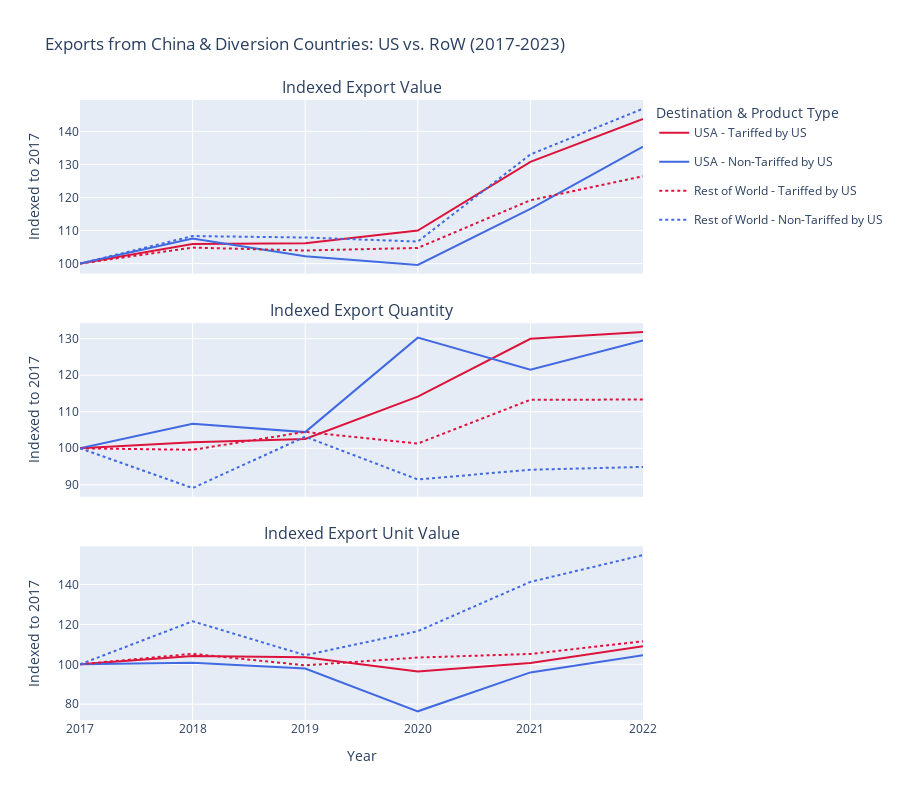

The code cell stored with this chart in its notebook:
### Markdown cell above
## Chinese+RelevantCountries Exports, US vs RoW

Adding a basket of countries which we might imagine diversion to go through: 

- China
- Vietnam
- Mexico
- Taiwan
- South Korea
- Malaysia
- Thailand
- Cambodia

### Code cell
EXPORTER_GROUP_CODES = [
    "156",  # China
    "704",  # Vietnam
    "484",  # Mexico
    "158",  # Taiwan
    "410",  # South Korea
    "458",  # Malaysia
    "764",  # Thailand
    "116",  # Cambodia   
]
USA_CODE = "840"

# Prepare data: filter for the exporter group and classify destinations/products
exporter_group_lf = unified_lf.filter(
    (pl.col("reporter_country").is_in(EXPORTER_GROUP_CODES)) &
    (pl.col("year").is_in([str(y) for y in range(2017, 2023)]))
).with_columns(
    tariff_status=pl.when(pl.col("product_code").is_in(tariffed_products))
                   .then(pl.lit("Tariffed by US"))
                   .otherwise(pl.lit("Non-Tariffed by US")),
    destination=pl.when(pl.col("partner_country") == USA_CODE)
                 .then(pl.lit("USA"))
                 .otherwise(pl.lit("Rest of World"))
)

# Group by destination, tariff status, and year, and aggregate all required metrics
aggregated_df = exporter_group_lf.group_by(
    ['destination', 'tariff_status', 'year']
).agg(
    pl.sum("value").alias("value"),
    pl.sum("quantity").alias("quantity")
).sort('year').with_columns(
    # Calculate unit value, handling potential division by zero
    unit_value=(pl.col("value") / pl.col("quantity")).fill_null(0).fill_nan(0)
)

# Calculate indexed values for each metric
indexed_df = aggregated_df.with_columns(
    value_indexed=pl.col("value") / pl.col("value").filter(pl.col("year") == "2017").first().over(['destination', 'tariff_status']) * 100,
    quantity_indexed=pl.col("quantity") / pl.col("quantity").filter(pl.col("year") == "2017").first().over(['destination', 'tariff_status']) * 100,
    unit_value_indexed=pl.col("unit_value") / pl.col("unit_value").filter(pl.col("year") == "2017").first().over(['destination', 'tariff_status']) * 100,
).collect()

# Create a figure with 3 vertically stacked subplots
fig = make_subplots(
    rows=3, cols=1,
    shared_xaxes=True,
    vertical_spacing=0.08,
    subplot_titles=("Indexed Export Value", "Indexed Export Quantity", "Indexed Export Unit Value")
)

# Define plot styles for each category
styles = {
    ('USA', 'Tariffed by US'): {'color': 'crimson', 'dash': 'solid'},
    ('USA', 'Non-Tariffed by US'): {'color': 'royalblue', 'dash': 'solid'},
    ('Rest of World', 'Tariffed by US'): {'color': 'crimson', 'dash': 'dot'},
    ('Rest of World', 'Non-Tariffed by US'): {'color': 'royalblue', 'dash': 'dot'},
}

# Iterate through each data category to add traces to the subplots
for (destination, status), style in styles.items():
    plot_data = indexed_df.filter(
        (pl.col("destination") == destination) & (pl.col("tariff_status") == status)
    )
    if plot_data.is_empty():
        continue
    
    legend_name = f"{destination} - {status}"
    
    # Add traces for each metric to its respective subplot
    fig.add_trace(go.Scatter(
        x=plot_data["year"], y=plot_data["value_indexed"],
        name=legend_name, legendgroup=legend_name,
        mode='lines', line=style
    ), row=1, col=1)

    fig.add_trace(go.Scatter(
        x=plot_data["year"], y=plot_data["quantity_indexed"],
        name=legend_name, legendgroup=legend_name, showlegend=False,
        mode='lines', line=style
    ), row=2, col=1)
    
    fig.add_trace(go.Scatter(
        x=plot_data["year"], y=plot_data["unit_value_indexed"],
        name=legend_name, legendgroup=legend_name, showlegend=False,
        mode='lines', line=style
    ), row=3, col=1)

# Update layout for a clean, readable chart
fig.update_layout(
    height=800,
    title_text='Exports from China & Diversion Countries: US vs. RoW (2017-2023)',
    legend_title_text='Destination & Product Type',
    hovermode='x unified'
)
fig.update_yaxes(title_text="Indexed to 2017", row=1, col=1)
fig.update_yaxes(title_text="Indexed to 2017", row=2, col=1)
fig.update_yaxes(title_text="Indexed to 2017", row=3, col=1)
fig.update_xaxes(title_text="Year", row=3, col=1)

fig.show()

### Figure 1 — Plotly figure (JSON) as saved in the notebook; plotly's stock layout.template omitted (floating-point values rounded to 4 significant figures)
{"data": [{"legendgroup": "USA - Tariffed by US", "line": {"color": "crimson", "dash": "solid"}, "mode": "lines", "name": "USA - Tariffed by US", "type": "scatter", "x": ["2017", "2018", "2019", "2020", "2021", "2022"], "xaxis": "x", "y": [100.0, 105.9, 106.2, 110.0, 130.8, 143.8], "yaxis": "y"}, {"legendgroup": "USA - Tariffed by US", "line": {"color": "crimson", "dash": "solid"}, "mode": "lines", "name": "USA - Tariffed by US", "showlegend": false, "type": "scatter", "x": ["2017", "2018", "2019", "2020", "2021", "2022"], "xaxis": "x2", "y": [100.0, 101.7, 102.5, 114.1, 130.0, 131.9], "yaxis": "y2"}, {"legendgroup": "USA - Tariffed by US", "line": {"color": "crimson", "dash": "solid"}, "mode": "lines", "name": "USA - Tariffed by US", "showlegend": false, "type": "scatter", "x": ["2017", "2018", "2019", "2020", "2021", "2022"], "xaxis": "x3", "y": [100.0, 104.2, 103.5, 96.35, 100.7, 109.1], "yaxis": "y3"}, {"legendgroup": "USA - Non-Tariffed by US", "line": {"color": "royalblue", "dash": "solid"}, "mode": "lines", "name": "USA - Non-Tariffed by US", "type": "scatter", "x": ["2017", "2018", "2019", "2020", "2021", "2022"], "xaxis": "x", "y": [100.0, 107.6, 102.2, 99.6, 116.6, 135.4], "yaxis": "y"}, {"legendgroup": "USA - Non-Tariffed by US", "line": {"color": "royalblue", "dash": "solid"}, "mode": "lines", "name": "USA - Non-Tariffed by US", "showlegend": false, "type": "scatter", "x": ["2017", "2018", "2019", "2020", "2021", "2022"], "xaxis": "x2", "y": [100.0, 106.7, 104.4, 130.3, 121.5, 129.5], "yaxis": "y2"}, {"legendgroup": "USA - Non-Tariffed by US", "line": {"color": "royalblue", "dash": "solid"}, "mode": "lines", "name": "USA - Non-Tariffed by US", "showlegend": false, "type": "scatter", "x": ["2017", "2018", "2019", "2020", "2021", "2022"], "xaxis": "x3", "y": [100.0, 100.8, 97.89, 76.45, 95.96, 104.6], "yaxis": "y3"}, {"legendgroup": "Rest of World - Tariffed by US", "line": {"color": "crimson", "dash": "dot"}, "mode": "lines", "name": "Rest of World - Tariffed by US", "type": "scatter", "x": ["2017", "2018", "2019", "2020", "2021", "2022"], "xaxis": "x", "y": [100.0, 104.8, 104.0, 104.7, 119.2, 126.5], "yaxis": "y"}, {"legendgroup": "Rest of World - Tariffed by US", "line": {"color": "crimson", "dash": "dot"}, "mode": "lines", "name": "Rest of World - Tariffed by US", "showlegend": false, "type": "scatter", "x": ["2017", "2018", "2019", "2020", "2021", "2022"], "xaxis": "x2", "y": [100.0, 99.59, 104.5, 101.3, 113.3, 113.3], "yaxis": "y2"}, {"legendgroup": "Rest of World - Tariffed by US", "line": {"color": "crimson", "dash": "dot"}, "mode": "lines", "name": "Rest of World - Tariffed by US", "showlegend": false, "type": "scatter", "x": ["2017", "2018", "2019", "2020", "2021", "2022"], "xaxis": "x3", "y": [100.0, 105.3, 99.5, 103.4, 105.2, 111.6], "yaxis": "y3"}, {"legendgroup": "Rest of World - Non-Tariffed by US", "line": {"color": "royalblue", "dash": "dot"}, "mode": "lines", "name": "Rest of World - Non-Tariffed by US", "type": "scatter", "x": ["2017", "2018", "2019", "2020", "2021", "2022"], "xaxis": "x", "y": [100.0, 108.3, 107.9, 106.7, 133.0, 146.9], "yaxis": "y"}, {"legendgroup": "Rest of World - Non-Tariffed by US", "line": {"color": "royalblue", "dash": "dot"}, "mode": "lines", "name": "Rest of World - Non-Tariffed by US", "showlegend": false, "type": "scatter", "x": ["2017", "2018", "2019", "2020", "2021", "2022"], "xaxis": "x2", "y": [100.0, 89.1, 103.2, 91.47, 94.13, 94.9], "yaxis": "y2"}, {"legendgroup": "Rest of World - Non-Tariffed by US", "line": {"color": "royalblue", "dash": "dot"}, "mode": "lines", "name": "Rest of World - Non-Tariffed by US", "showlegend": false, "type": "scatter", "x": ["2017", "2018", "2019", "2020", "2021", "2022"], "xaxis": "x3", "y": [100.0, 121.6, 104.6, 116.6, 141.3, 154.8], "yaxis": "y3"}], "layout": {"annotations": [{"font": {"size": 16}, "showarrow": false, "text": "Indexed Export Value", "x": 0.5, "xanchor": "center", "xref": "paper", "y": 1, "yanchor": "bottom", "yref": "paper"}, {"font": {"size": 16}, "showarrow": false, "text": "Indexed Export Quantity", "x": 0.5, "xanchor": "center", "xref": "paper", "y": 0.64, "yanchor": "bottom", "yref": "paper"}, {"font": {"size": 16}, "showarrow": false, "text": "Indexed Export Unit Value", "x": 0.5, "xanchor": "center", "xref": "paper", "y": 0.28, "yanchor": "bottom", "yref": "paper"}], "height": 800, "hovermode": "x unified", "legend": {"title": {"text": "Destination & Product Type"}}, "title": {"text": "Exports from China & Diversion Countries: US vs. RoW (2017-2023)"}, "xaxis": {"anchor": "y", "domain": [0, 1], "matches": "x3", "showticklabels": false}, "xaxis2": {"anchor": "y2", "domain": [0, 1], "matches": "x3", "showticklabels": false}, "xaxis3": {"anchor": "y3", "domain": [0, 1], "title": {"text": "Year"}}, "yaxis": {"anchor": "x", "domain": [0.72, 1], "title": {"text": "Indexed to 2017"}}, "yaxis2": {"anchor": "x2", "domain": [0.36, 0.64], "title": {"text": "Indexed to 2017"}}, "yaxis3": {"anchor": "x3", "domain": [0, 0.28], "title": {"text": "Indexed to 2017"}}}}
